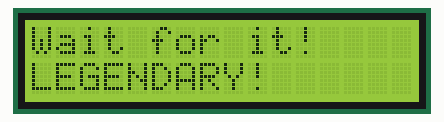
This program was run on a simulated Raspberry Pi (BCM pin numbers). Parts: 16×2 character LCD. What the program prints to the terminal is not drawn.

Above: at 0.4 s.
At 2.4 s:
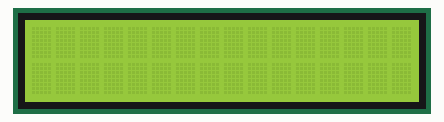

The program:

lcd.py
```python
import lcddriver
import time

class Lcd:
    display = lcddriver.lcd()

    def long_string(self, text = '', num_line = 1, num_cols = 16):
        if(len(text) > num_cols):
            self.display.lcd_display_string(text[:num_cols],num_line)
            time.sleep(1)
            for i in range(len(text) - num_cols + 1):
                text_to_print = text[i:i+num_cols]
                self.display.lcd_display_string(text_to_print,num_line)
                time.sleep(0.2)
            time.sleep(1)
        else:
            self.display.lcd_display_string(text,num_line)

    # 0 Normal Display
    # 1 Scrolling Display
    # 2 Black Light Display
    def my_display(self, msg1, msg2, flag=0):
        while True:
            try:
                print("Writing to display")
                if flag == 0:
                    self.display.lcd_display_string(msg1, 1)
                    self.display.lcd_display_string(msg2, 2)
                    time.sleep(2)
                    self.display.lcd_clear()
                    time.sleep(2)
                elif flag == 1:
                    self.long_string(msg1 + " " + msg2, 1)
                    time.sleep(2)
                    self.display.lcd_clear()
                    self.long_string(msg1 + " " + msg2, 2)
                    time.sleep(2)
                    self.display.lcd_clear()
                elif flag == 2:
                    self.display.lcd_backlight(1)
                    time.sleep(0.5)
                    self.display.lcd_backlight(0)
                    time.sleep(0.5)
                    self.display.lcd_backlight(1)
                    time.sleep(1)
                    self.display.lcd_display_string(msg1, 1)
                    self.display.lcd_display_string(msg2, 2)
                    time.sleep(2)
                    self.display.lcd_backlight(0)
                    time.sleep(0.5)
                    self.display.lcd_backlight(1)
                    time.sleep(0.5)
                    self.display.lcd_backlight(0)
                    time.sleep(0.5)
                    self.display.lcd_backlight(1)
                    time.sleep(2)
                    self.display.lcd_clear()
                    time.sleep(1)
                    self.display.lcd_backlight(0)
                    time.sleep(1.5)
            except KeyboardInterrupt:
                print("Cleaning up!")
                self.display.lcd_clear()
                self.display.lcd_backlight(1)
                break

lcd = Lcd()
lcd.my_display("Wait for it!","LEGENDARY!",0)
```

lcddriver.py
```python
# Source:  https://www.recantha.co.uk/blog/?p=4849

import i2c_lib
from time import *

# If you prefer, you can check your LCD address with the command: "sudo i2cdetect -y 1"
# This is a common LCD address.
ADDRESS = 0x27
# This is another common LCD address.
#ADDRESS = 0x3f

LCD_CLEARDISPLAY = 0x01
LCD_RETURNHOME = 0x02
LCD_ENTRYMODESET = 0x04
LCD_DISPLAYCONTROL = 0x08
LCD_CURSORSHIFT = 0x10
LCD_FUNCTIONSET = 0x20
LCD_SETCGRAMADDR = 0x40
LCD_SETDDRAMADDR = 0x80

# flags for display entry mode
LCD_ENTRYRIGHT = 0x00
LCD_ENTRYLEFT = 0x02
LCD_ENTRYSHIFTINCREMENT = 0x01
LCD_ENTRYSHIFTDECREMENT = 0x00

# flags for display on/off control
LCD_DISPLAYON = 0x04
LCD_DISPLAYOFF = 0x00
LCD_CURSORON = 0x02
LCD_CURSOROFF = 0x00
LCD_BLINKON = 0x01
LCD_BLINKOFF = 0x00

# flags for display/cursor shift
LCD_DISPLAYMOVE = 0x08
LCD_CURSORMOVE = 0x00
LCD_MOVERIGHT = 0x04
LCD_MOVELEFT = 0x00

# flags for function set
LCD_8BITMODE = 0x10
LCD_4BITMODE = 0x00
LCD_2LINE = 0x08
LCD_1LINE = 0x00
LCD_5x10DOTS = 0x04
LCD_5x8DOTS = 0x00

# flags for backlight control
LCD_BACKLIGHT = 0x08
LCD_NOBACKLIGHT = 0x00

En = 0b00000100 # Enable bit
Rw = 0b00000010 # Read/Write bit
Rs = 0b00000001 # Register select bit

class lcd:
   #initializes objects and lcd
   def __init__(self):
      self.lcd_device = i2c_lib.i2c_device(ADDRESS)

      self.lcd_write(0x03)
      self.lcd_write(0x03)
      self.lcd_write(0x03)
      self.lcd_write(0x02)

      self.lcd_write(LCD_FUNCTIONSET | LCD_2LINE | LCD_5x8DOTS | LCD_4BITMODE)
      self.lcd_write(LCD_DISPLAYCONTROL | LCD_DISPLAYON)
      self.lcd_write(LCD_CLEARDISPLAY)
      self.lcd_write(LCD_ENTRYMODESET | LCD_ENTRYLEFT)
      sleep(0.2)

   # clocks EN to latch command
   def lcd_strobe(self, data):
      self.lcd_device.write_cmd(data | En | LCD_BACKLIGHT)
      sleep(.0005)
      self.lcd_device.write_cmd(((data & ~En) | LCD_BACKLIGHT))
      sleep(.0001)

   def lcd_write_four_bits(self, data):
      self.lcd_device.write_cmd(data | LCD_BACKLIGHT)
      self.lcd_strobe(data)

   # write a command to lcd
   def lcd_write(self, cmd, mode=0):
      self.lcd_write_four_bits(mode | (cmd & 0xF0))
      self.lcd_write_four_bits(mode | ((cmd << 4) & 0xF0))

   # put string function
   def lcd_display_string(self, string, line):
      if line == 1:
         self.lcd_write(0x80)
      if line == 2:
         self.lcd_write(0xC0)
      if line == 3:
         self.lcd_write(0x94)
      if line == 4:
         self.lcd_write(0xD4)

      for char in string:
         self.lcd_write(ord(char), Rs)

   # clear lcd and set to home
   def lcd_clear(self):
      self.lcd_write(LCD_CLEARDISPLAY)
      self.lcd_write(LCD_RETURNHOME)

   # backlight control (on/off)
   # options: lcd_backlight(1) = ON, lcd_backlight(0) = OFF
   def lcd_backlight(self, state):
      if state == 1:
         self.lcd_device.write_cmd(LCD_BACKLIGHT)
      elif state == 0:
         self.lcd_device.write_cmd(LCD_NOBACKLIGHT)
```

i2c_lib.py
```python
# Source:  https://www.recantha.co.uk/blog/?p=4849

import smbus
from time import *

class i2c_device:
   def __init__(self, addr, port=1):
      self.addr = addr
      self.bus = smbus.SMBus(port)

# Write a single command
   def write_cmd(self, cmd):
      self.bus.write_byte(self.addr, cmd)
      sleep(0.0001)

# Write a command and argument
   def write_cmd_arg(self, cmd, data):
      self.bus.write_byte_data(self.addr, cmd, data)
      sleep(0.0001)

# Write a block of data
   def write_block_data(self, cmd, data):
      self.bus.write_block_data(self.addr, cmd, data)
      sleep(0.0001)

# Read a single byte
   def read(self):
      return self.bus.read_byte(self.addr)

# Read
   def read_data(self, cmd):
      return self.bus.read_byte_data(self.addr, cmd)

# Read a block of data
   def read_block_data(self, cmd):
      return self.bus.read_block_data(self.addr, cmd)
```

Measured:
- by itself, everything shown: repeats every 4.1 s, in 3 steps
- what the display in image 0 shows lasts 2.0 s, from 0.3 s to 2.3 s
